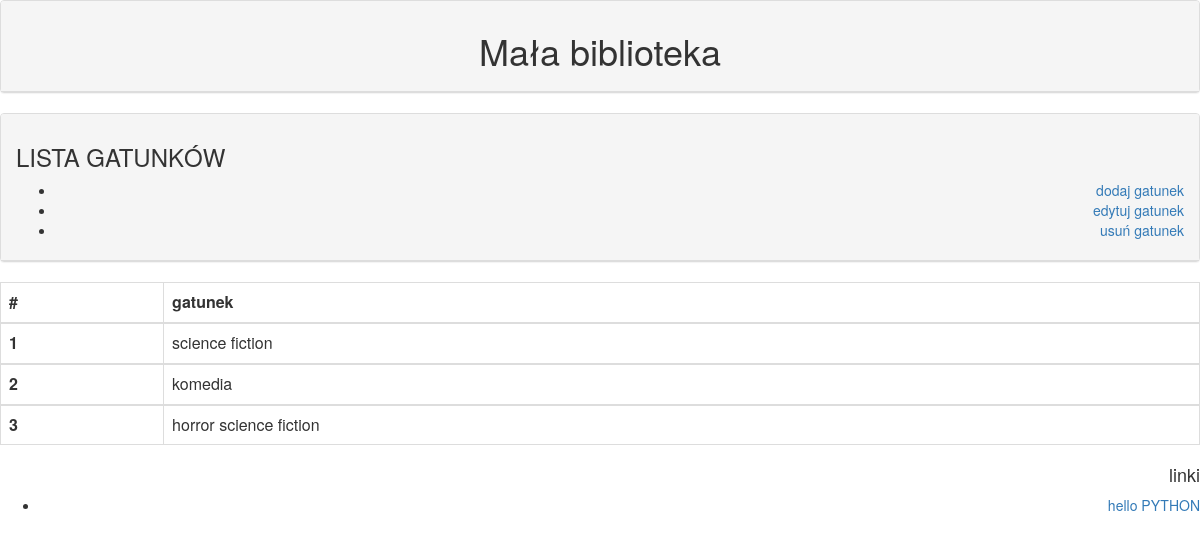
Page /genres/ on the earlier database version.
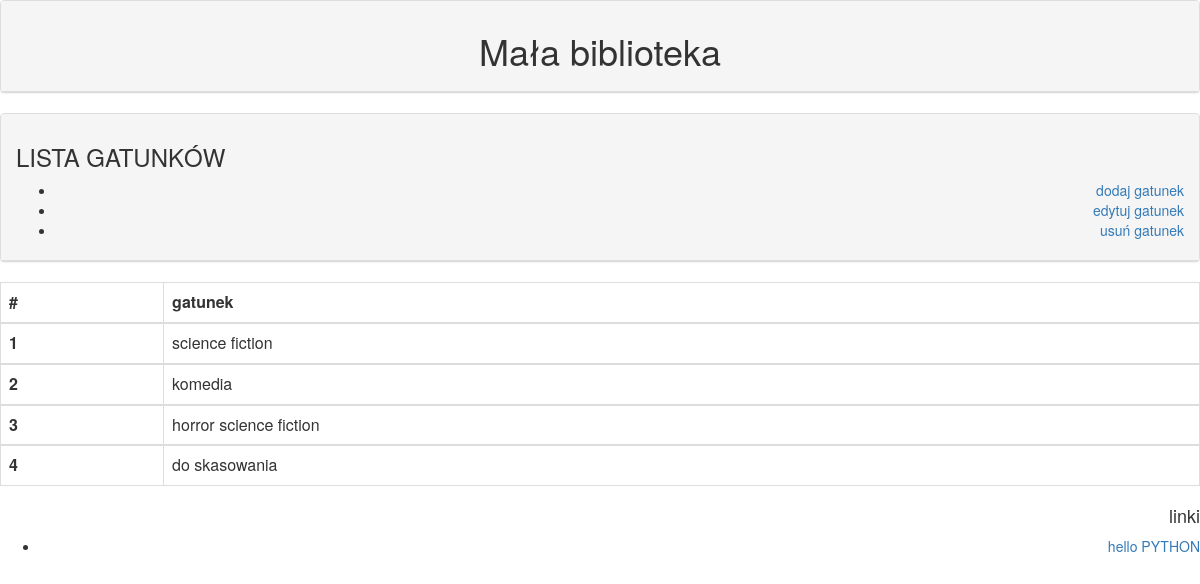
Same page on the later database version.
### films/models.py (models this page shows, shortened)
class Genre(models.Model):
    name = models.CharField(max_length=128)

### films/views.py (the view)
# urls.py: path('genres/', GenreListAll.as_view(), name="genre_list"),
class GenreListAll(ListView):
    model = Genre
    template_name = "genre_list.html"
    context_object_name = "genres"

### films/templates/genre_list.html
{% extends "base_page.html" %}
{% block content %}
<div class="panel panel-default">
    <div class="panel-heading">
        <h3>LISTA GATUNKÓW</h3>
        <ul class="text-right">
            <li><a href="/genre/add">dodaj gatunek</a> </li>
            <li><a href="/genre/update/">edytuj gatunek</a> </li>
            <li><a href="/genre/delete/">usuń gatunek</a> </li>
        </ul>
    </div>
</div>
<table class="table table-bordered">
  <thead>
    <tr>
      <th scope="col">#</th>
      <th scope="col">gatunek</th>
    </tr>
  </thead>
    {% for genre in genres %}
    <tbody>
    <tr>
      <th scope="row">{{ genre.id }}</th>
      <td>{{ genre.name }}</td>
    </tr>
  </tbody>
    {% endfor %}
</table>
{% endblock %}
{% block link %}
<ul>
    <li><a href="/">hello PYTHON</a> </li>
</ul>
{% endblock %}

Differences in the rows shown:
added Genre: id "4", name "do skasowania"
